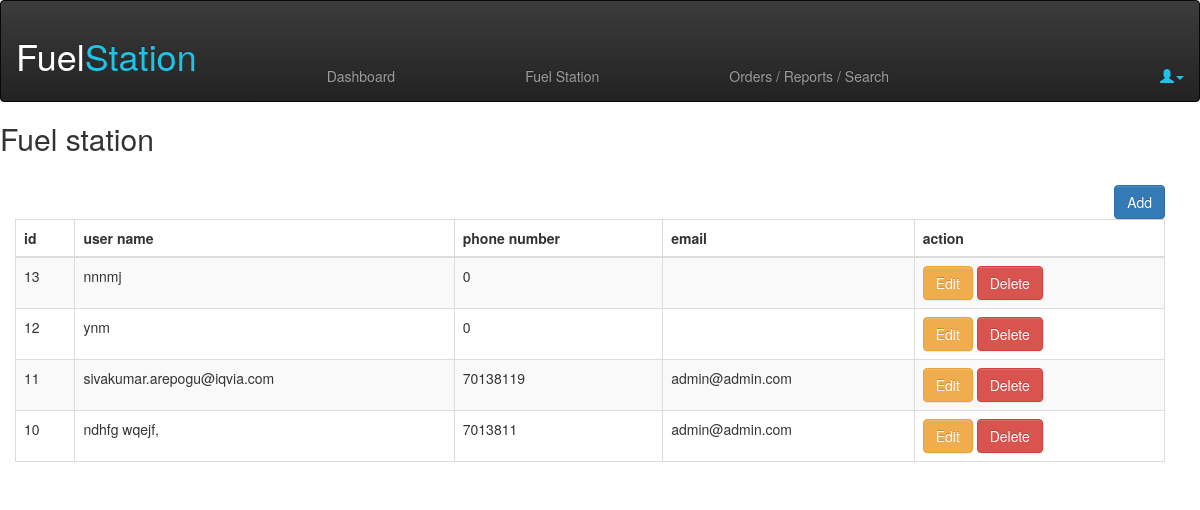
The page /owner/fuelstation.php on the database its author committed.
### tables this page shows
CREATE TABLE `users` (
  `id` int(11) NOT NULL,
  `user_name` varchar(100) DEFAULT NULL,
  `fuelstation_name` varchar(256) NOT NULL,
  `phone_number` bigint(20) NOT NULL,
  `email` varchar(100) DEFAULT NULL,
  `password` varchar(256) DEFAULT NULL,
  `account_type` enum('ADMIN','USER','FUEL_OWNERS','FUEL_STATION') DEFAULT NULL,
  `created_at` datetime NOT NULL DEFAULT current_timestamp()
);

### owner/fuelstation.php (the view, shortened to what this page needs)
<?php
include 'fuelstationownerheader.php';
?>
    <div class="right " style="padding-right: 20px">
        <h2>Fuel station</h2><br>
        <div class="container-fluid">
        <div style="float: right"> <a class="btn btn-primary" href="add_fuel_station.php">Add</a></div>
        <table id="example" class="table table-striped table-bordered" style="width:100%">
            <thead>
            <tr>
                <th>id</th>
                <th>user name</th>
                <th>phone number</th>
                <th>email</th>
                <th>action</th>
            </tr>
            </thead>
            <tbody>
            <?php
            $sql = "SELECT * FROM `users` WHERE `account_type`='FUEL_STATION' order by`id` desc ";
            $result = mysqli_query($conn, $sql) or die(mysqli_error());
            if (mysqli_num_rows($result) > 0) {
            while ($row = mysqli_fetch_array($result)) {
                ?>
                <tr>
                    <td><?php echo $row['id']; ?></td>
                    <td><?php echo $row['fuelstation_name']; ?></td>
                    <td><?php echo $row['phone_number']; ?></td>
                    <td><?php echo $row['email']; ?></td>
                    <td>
                        <a href="add_fuel_station.php?id=<?=$row['id']?>" class="btn btn-warning">Edit</a>
                        <a href="delete_fuel_station.php?id=<?=$row['id']?>" class="btn btn-danger">Delete</a></td>
                </tr>
                <?php
            }
            ?>
            </tbody>
            <?php
            }
            ?>
        </table>
        </div>
    </div>
<?php
include '../admin/footer.php';
?>

### rows shown on the page
users: id "13", fuelstation_name "nnnmj", phone_number "0"
users: id "12", fuelstation_name "ynm", phone_number "0"
users: id "11", fuelstation_name "sivakumar.arepogu@iqvia.com", phone_number "70138119", email "admin@admin.com"
users: id "10", fuelstation_name "ndhfg wqejf,", phone_number "7013811", email "admin@admin.com"
